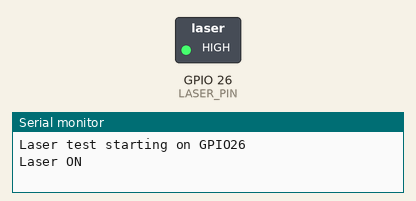
Simulated run of this sketch. Board: ESP32. On the bench: switched loads named in the sketch (green lamp = pin HIGH), the last lines printed to the serial monitor.

Above: at 1.0 s.
At 3.0 s:
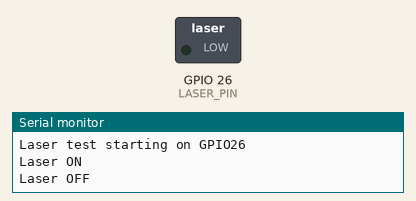
Timing chart, 0 to 5.2 s (numbered marks = the images above):
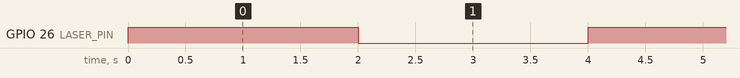

The sketch:

laser.ino
```cpp
// Laser test — drives the laser on GPIO26.
//   Laser red (+)  -> GPIO26
//   Laser black (-) -> GND
// Blinks 2s on / 2s off to confirm GPIO26 is under program control.
// (In the final putt tracker the laser just stays on.)

const int LASER_PIN = 26;

void setup() {
  pinMode(LASER_PIN, OUTPUT);
  digitalWrite(LASER_PIN, LOW);   // start off
  Serial.begin(115200);
  Serial.println("Laser test starting on GPIO26");
}

void loop() {
  digitalWrite(LASER_PIN, HIGH);
  Serial.println("Laser ON");
  delay(2000);
  digitalWrite(LASER_PIN, LOW);
  Serial.println("Laser OFF");
  delay(2000);
}
```

Measured:
- by itself, GPIO 26 (LASER_PIN): alternates HIGH for 2.0 s and LOW for 2.0 s
